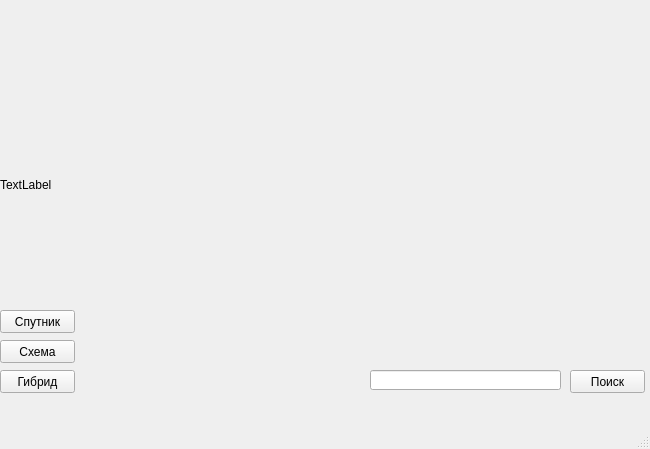
<?xml version="1.0" encoding="UTF-8"?>
<ui version="4.0">
 <class>MainWindow</class>
 <widget class="QMainWindow" name="MainWindow">
  <property name="geometry">
   <rect>
    <x>0</x>
    <y>0</y>
    <width>650</width>
    <height>449</height>
   </rect>
  </property>
  <property name="windowTitle">
   <string>MainWindow</string>
  </property>
  <widget class="QWidget" name="centralwidget">
   <widget class="QLabel" name="g_map">
    <property name="geometry">
     <rect>
      <x>0</x>
      <y>-40</y>
      <width>650</width>
      <height>450</height>
     </rect>
    </property>
    <property name="text">
     <string>TextLabel</string>
    </property>
   </widget>
   <widget class="QPushButton" name="hyb_btn">
    <property name="geometry">
     <rect>
      <x>0</x>
      <y>370</y>
      <width>75</width>
      <height>23</height>
     </rect>
    </property>
    <property name="text">
     <string>Гибрид</string>
    </property>
   </widget>
   <widget class="QPushButton" name="sch_btn">
    <property name="geometry">
     <rect>
      <x>0</x>
      <y>340</y>
      <width>75</width>
      <height>23</height>
     </rect>
    </property>
    <property name="text">
     <string>Схема</string>
    </property>
   </widget>
   <widget class="QPushButton" name="sat_btn">
    <property name="geometry">
     <rect>
      <x>0</x>
      <y>310</y>
      <width>75</width>
      <height>23</height>
     </rect>
    </property>
    <property name="text">
     <string>Спутник</string>
    </property>
   </widget>
   <widget class="QLineEdit" name="search_line">
    <property name="geometry">
     <rect>
      <x>370</x>
      <y>370</y>
      <width>191</width>
      <height>20</height>
     </rect>
    </property>
   </widget>
   <widget class="QPushButton" name="search_btn">
    <property name="geometry">
     <rect>
      <x>570</x>
      <y>370</y>
      <width>75</width>
      <height>23</height>
     </rect>
    </property>
    <property name="text">
     <string>Поиск</string>
    </property>
   </widget>
  </widget>
  <widget class="QMenuBar" name="menubar">
   <property name="geometry">
    <rect>
     <x>0</x>
     <y>0</y>
     <width>650</width>
     <height>21</height>
    </rect>
   </property>
  </widget>
  <widget class="QStatusBar" name="statusbar"/>
 </widget>
 <resources/>
 <connections/>
</ui>
